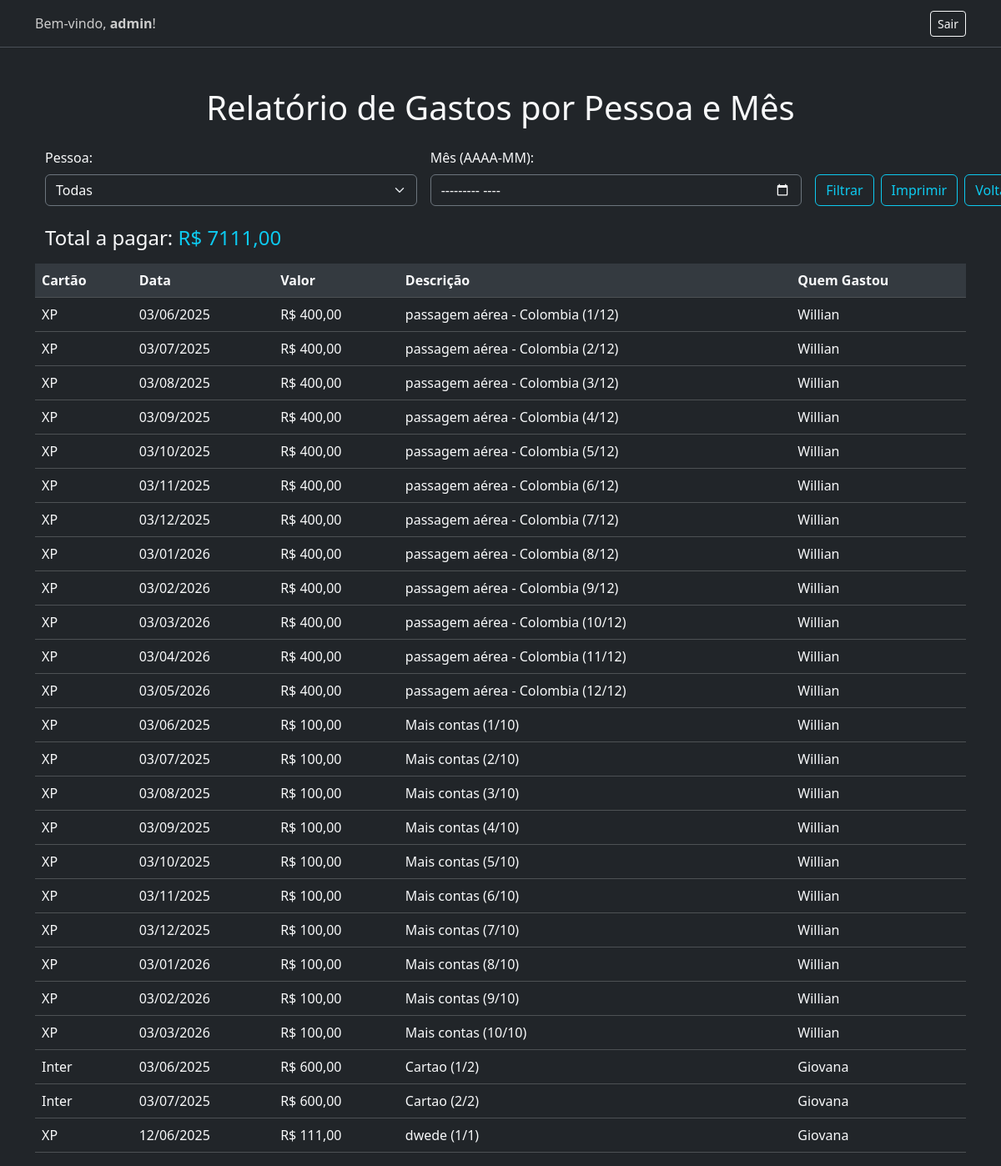
Screenshot of /relatorio/ (signed in) with the database file from the repository.
### cards/models.py (models this page shows, shortened)
class Gasto(models.Model):
    cartao = models.ForeignKey(Cartao, on_delete=models.PROTECT, related_name='fk_nome_cartao')
    data_do_gasto = models.DateField(blank=False, null=False)
    valor_total = models.DecimalField(max_digits=10, decimal_places=2, blank=False, null=False)
    qtd_parcelas = models.IntegerField(blank=False, null=False)
    descricao = models.CharField(max_length=30, blank=False, null=False)
    CATEGORIAS_CHOICES = [
        ('despesas_fixas', 'Despesas Fixas'),
        ('despesas_variaveis', 'Despesas Variáveis'),
        ('alimentacao', 'Alimentação'),
        ('educacao', 'Educação'),
        ('assinatura', 'Assinatura'),
        ('lazer', 'Lazer'),
        ('relacionamento', 'Relacionamento'),
        ('manutencao', 'Manutenção'),
        ('financeiro', 'Financeiro'),
    ]
    categoria = models.CharField(max_length=20, default='outros', choices=CATEGORIAS_CHOICES)
    quem_gastou = models.ForeignKey(Pessoa, on_delete=models.CASCADE, related_name='fk_nome_pessoa')
    usuario = models.ForeignKey(User, on_delete=models.CASCADE, null=False)
    criado_em = models.DateTimeField(auto_now_add=True, null=False)   # campo de controle de quando foi inserido o registro

class Cartao(models.Model):
    nome = models.CharField(max_length=15, blank=False, null=False)
    usuario = models.ForeignKey(User, on_delete=models.CASCADE, null=False)
    criado_em = models.DateTimeField(auto_now_add=True, null=False)
    def __str__(self):
        return self.nome

class Pessoa(models.Model):
    nome = models.CharField(max_length=15, blank=False, null=False)
    usuario = models.ForeignKey(User, on_delete=models.CASCADE, null=False) # Liga ao usuário logado (auth_user) do banco de dados
    criado_em = models.DateTimeField(auto_now_add=True, null=False)

### cards/views.py (the view)
# urls.py: path('relatorio/', views.relatorio_por_mes_e_pessoa, name='relatorio_gastos'),
def relatorio_por_mes_e_pessoa(request):
    gastos = Gasto.objects.filter(usuario=request.user)
    pessoa_id = request.GET.get('pessoa')   # vem do parâmetro na URL ?pessoa=1
    mes = request.GET.get('mes')            # vem do parâmetro ?mes=2025-05 (YYYY-MM)
    if pessoa_id:
        gastos = gastos.filter(quem_gastou_id=pessoa_id)
    if mes:
        try:
            ano, mes_num = map(int, mes.split('-'))
            gastos = gastos.filter(data_do_gasto__year=ano, data_do_gasto__month=mes_num)
        except:
            pass  # se tiver problema com a data, não filtra
    total = gastos.aggregate(total=Sum('valor_total'))['total'] or 0
    pessoas = Pessoa.objects.all()  # para popular o select de pessoas no filtro
    contexto = {
        'gastos': gastos,
        'total': total,
        'pessoas': pessoas,
        'pessoa_id': pessoa_id,
        'mes': mes,
    }
    return render(request, 'cards/relatorio.html', contexto)

### cards/templates/cards/relatorio.html (shortened to what this page needs)
{% extends "app/base.html" %}
{% block content %}
<div class="container mt-5">
  <h1 class="mb-4 text-center">Relatório de Gastos por Pessoa e Mês</h1>
  <form method="get" class="row g-3 mb-4">
    <div class="col-md-5">
      <label for="pessoa" class="form-label">Pessoa:</label>
      <select id="pessoa" name="pessoa" class="form-select bg-dark text-light border-secondary">
        <option value="">Todas</option>
      </select>
    </div>
    <div class="col-md-5">
      <label for="mes" class="form-label">Mês (AAAA-MM):</label>
      <input type="month" id="mes" name="mes" value="{{ mes|default:'' }}" class="form-control bg-dark text-light border-secondary" />
    </div>
    <div class="col-md-2 d-flex align-items-end gap-2">
      <button type="submit" class="btn btn-outline-info w-100">Filtrar</button>
      <a href="{% url 'relatorio_pdf' %}?pessoa={{ pessoa_id }}&mes={{ mes }}" target="_blank" class="btn btn-outline-info">
  Imprimir</a>
      <a href="{% url 'lista_gastos' %}" class="btn btn-outline-info">Voltar</a>
    </div>
  </form>
  <h4 class="mt-4">Total a pagar: <span class="text-info">R$ {{ total|floatformat:2 }}</span></h4>
  </div>
  <table class="table table-dark table-hover mt-3">
    <thead>
      <tr>
        <th>Cartão</th>
        <th>Data</th>
        <th>Valor</th>
        <th>Descrição</th>
        <th>Quem Gastou</th>
      </tr>
    </thead>
    <tbody>
      {% for gasto in gastos %}
        <tr>
          <td>{{ gasto.cartao }}</td>
          <td>{{ gasto.data_do_gasto|date:"d/m/Y" }}</td>
          <td>R$ {{ gasto.valor_total|floatformat:2 }}</td>
          <td>{{ gasto.descricao }}</td>
          <td>{{ gasto.quem_gastou.nome }}</td>
        </tr>
      {% empty %}
        <tr>
          <td colspan="5" class="text-center text-muted">Nenhum gasto encontrado para os filtros aplicados.</td>
        </tr>
      {% endfor %}
    </tbody>
  </table>
</div>
{% endblock %}

### app/templates/app/base.html (shortened to what this page needs)
<!DOCTYPE html>
<html lang="pt-br" data-bs-theme="dark">
<head>
    <link href="https://cdn.jsdelivr.net/npm/bootstrap@5.3.3/dist/css/bootstrap.min.css" rel="stylesheet" />
</head>
<body class="bg-dark text-light">
    <nav class="navbar navbar-dark">
        <div class="container">
            <span class="navbar-text">
                {% if user.is_authenticated %}
                    Bem-vindo, <strong>{{ user.username }}</strong>!
                {% else %}
                    Você não está logado.
                {% endif %}
            </span>
            {% if user.is_authenticated %}
                <a href="{% url 'logout' %}" class="btn btn-outline-light btn-sm">Sair</a>
            {% else %}
                <a href="{% url 'login' %}" class="btn btn-outline-light btn-sm">Entrar</a>
            {% endif %}
        </div>
    </nav>
    <div class="container mt-4">
        {% block content %}{% endblock %}
</body>
</html>

### app/templates/app/base.html (style rules this page uses)
.table-dark th, .table-dark td { color: #f8f9fa; vertical-align: middle; }
.table-dark th { background-color: #343a40; }
.table-dark tbody tr:nth-child(even) { background-color: #2c3034; }
.table-dark tbody tr:nth-child(odd) { background-color: #212529; }
.navbar-dark { background-color: #212529; border-bottom: 1px solid #495057; }
.navbar-text { color: #ccc; margin-right: 1rem; }

### cards/templates/cards/relatorio.html (style rules this page uses)
.table-dark th, .table-dark td { color: #f8f9fa; vertical-align: middle; }
.table-dark th { background-color: #343a40; }
.table-dark tbody tr:nth-child(even) { background-color: #2c3034; }
.table-dark tbody tr:nth-child(odd) { background-color: #212529; }

### rows the page displays
Gasto: cartao "XP", data_do_gasto "03/06/2025", valor_total "400,00", descricao "passagem aérea - Colombia (1/12)", quem_gastou.nome "Willian"
Gasto: cartao "XP", data_do_gasto "03/07/2025", valor_total "400,00", descricao "passagem aérea - Colombia (2/12)", quem_gastou.nome "Willian"
Gasto: cartao "XP", data_do_gasto "03/08/2025", valor_total "400,00", descricao "passagem aérea - Colombia (3/12)", quem_gastou.nome "Willian"
Gasto: cartao "XP", data_do_gasto "03/09/2025", valor_total "400,00", descricao "passagem aérea - Colombia (4/12)", quem_gastou.nome "Willian"
Gasto: cartao "XP", data_do_gasto "03/10/2025", valor_total "400,00", descricao "passagem aérea - Colombia (5/12)", quem_gastou.nome "Willian"
Gasto: cartao "XP", data_do_gasto "03/11/2025", valor_total "400,00", descricao "passagem aérea - Colombia (6/12)", quem_gastou.nome "Willian"
Gasto: cartao "XP", data_do_gasto "03/12/2025", valor_total "400,00", descricao "passagem aérea - Colombia (7/12)", quem_gastou.nome "Willian"
Gasto: cartao "XP", data_do_gasto "03/01/2026", valor_total "400,00", descricao "passagem aérea - Colombia (8/12)", quem_gastou.nome "Willian"
Gasto: cartao "XP", data_do_gasto "03/02/2026", valor_total "400,00", descricao "passagem aérea - Colombia (9/12)", quem_gastou.nome "Willian"
Gasto: cartao "XP", data_do_gasto "03/03/2026", valor_total "400,00", descricao "passagem aérea - Colombia (10/12)", quem_gastou.nome "Willian"
Gasto: cartao "XP", data_do_gasto "03/04/2026", valor_total "400,00", descricao "passagem aérea - Colombia (11/12)", quem_gastou.nome "Willian"
Gasto: cartao "XP", data_do_gasto "03/05/2026", valor_total "400,00", descricao "passagem aérea - Colombia (12/12)", quem_gastou.nome "Willian"
Gasto: cartao "XP", data_do_gasto "03/06/2025", valor_total "100,00", descricao "Mais contas (1/10)", quem_gastou.nome "Willian"
Gasto: cartao "XP", data_do_gasto "03/07/2025", valor_total "100,00", descricao "Mais contas (2/10)", quem_gastou.nome "Willian"
Gasto: cartao "XP", data_do_gasto "03/08/2025", valor_total "100,00", descricao "Mais contas (3/10)", quem_gastou.nome "Willian"
Gasto: cartao "XP", data_do_gasto "03/09/2025", valor_total "100,00", descricao "Mais contas (4/10)", quem_gastou.nome "Willian"
Gasto: cartao "XP", data_do_gasto "03/10/2025", valor_total "100,00", descricao "Mais contas (5/10)", quem_gastou.nome "Willian"
Gasto: cartao "XP", data_do_gasto "03/11/2025", valor_total "100,00", descricao "Mais contas (6/10)", quem_gastou.nome "Willian"
Gasto: cartao "XP", data_do_gasto "03/12/2025", valor_total "100,00", descricao "Mais contas (7/10)", quem_gastou.nome "Willian"
Gasto: cartao "XP", data_do_gasto "03/01/2026", valor_total "100,00", descricao "Mais contas (8/10)", quem_gastou.nome "Willian"
Gasto: cartao "XP", data_do_gasto "03/02/2026", valor_total "100,00", descricao "Mais contas (9/10)", quem_gastou.nome "Willian"
Gasto: cartao "XP", data_do_gasto "03/03/2026", valor_total "100,00", descricao "Mais contas (10/10)", quem_gastou.nome "Willian"
Gasto: cartao "Inter", data_do_gasto "03/06/2025", valor_total "600,00", descricao "Cartao (1/2)", quem_gastou.nome "Giovana"
Gasto: cartao "Inter", data_do_gasto "03/07/2025", valor_total "600,00", descricao "Cartao (2/2)", quem_gastou.nome "Giovana"
Gasto: cartao "XP", data_do_gasto "12/06/2025", valor_total "111,00", descricao "dwede (1/1)", quem_gastou.nome "Giovana"

### other values shown
{{ user.username }} "admin"
{{ total|floatformat:2 }} "7111,00"
